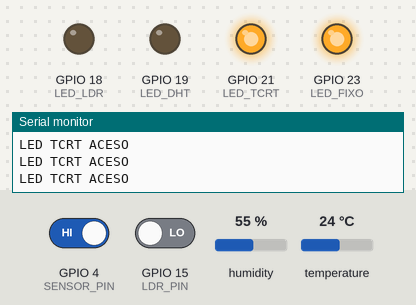
A sketch run on a simulated ESP32. On the bench: output pins drawn as LEDs (lit = HIGH), the last lines printed to the serial monitor. The inputs (shaded band) are chosen by the test bench; at power-on: GPIO 15 (LDR_PIN) LOW, temperature 24 °C, GPIO 4 (SENSOR_PIN) HIGH, humidity 55 %. WiFi joins after 1.5 s; servers stay silent unless stated.

Above: at 3.0 s.
3.1 s: GPIO 15 (LDR_PIN) driven HIGH
At 6.1 s:
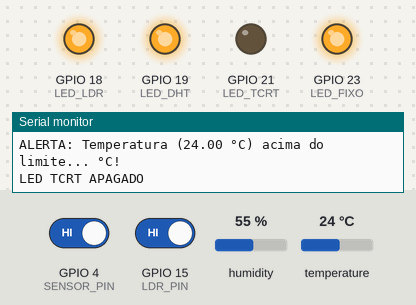
6.5 s: temperature set to 6 °C
9.0 s: temperature set to 3 °C
At 12.2 s:
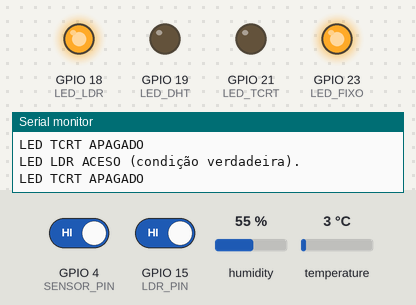
13.3 s: GPIO 4 (SENSOR_PIN) driven LOW
At 13.7 s:
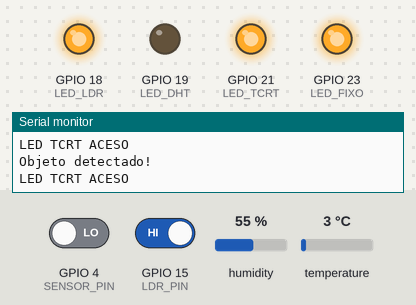
14.9 s: GPIO 4 (SENSOR_PIN) driven HIGH
At 20.8 s:
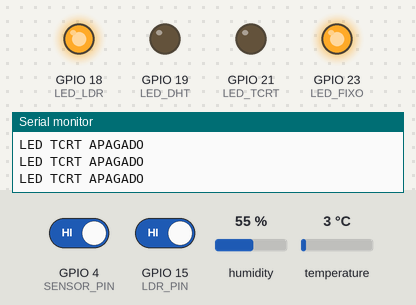
21.3 s: temperature set to 12 °C
At 24.8 s:
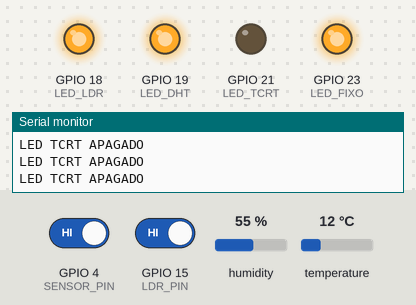
Timing chart, 0 to 26.3 s (numbered marks = the images above; inputs shaded):
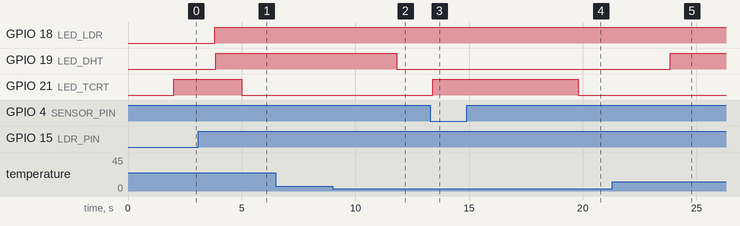

Measured:
- the behaviour switches between 5 and 4 °C on temperature (found by bisection; images 1 and 2)
- after the input at 3.1 s, GPIO 18 (LED_LDR): LOW → HIGH after 0.71 s
- after the input at 9.0 s, GPIO 19 (LED_DHT): HIGH → LOW after 2.8 s
- after the input at 13.3 s, GPIO 21 (LED_TCRT): LOW → HIGH after 0.10 s
- after the input at 14.9 s, GPIO 21 (LED_TCRT): HIGH → LOW after 4.9 s
- after the input at 21.3 s, GPIO 19 (LED_DHT): LOW → HIGH after 2.6 s

The sketch:

UnifiedCode.ino
```cpp
/*****************************************************
 * PROJETO UNIFICADO
 * ESP32 + Blynk + TCRT5000 + LDR + DHT11
 *
 * OBS:
 * - A LÓGICA ORIGINAL FOI MANTIDA EXATAMENTE IGUAL
 * - Apenas os PINOS foram reorganizados para evitar conflito
 * - HASHES DO BLYNK IGNORADOS CONFORME PEDIDO
 *****************************************************/

// ====================================================
// CONFIGURAÇÕES DO BLYNK
// ====================================================
#define BLYNK_PRINT Serial

#define BLYNK_TEMPLATE_ID "TMPL22v6VhBqy"
#define BLYNK_TEMPLATE_NAME "Casa Automática"
#define BLYNK_AUTH_TOKEN "##"

// ====================================================
// BIBLIOTECAS NECESSÁRIAS
// ====================================================
#include <WiFi.h>
#include <WiFiClient.h>
#include <BlynkSimpleEsp32.h>
#include <DHT.h>

// ====================================================
// CREDENCIAIS WI-FI
// ====================================================
char ssid[] = "...";
char pass[] = "...";

// ====================================================
// DEFINIÇÃO DOS PINOS
// ====================================================

// ---------- TCRT5000 ----------
const int SENSOR_PIN = 4;       // TCRT5000

// ---------- LDR ----------
const int LDR_PIN = 15;         // LDR

// ---------- DHT11 ----------
#define DHTPIN 5
#define DHTTYPE DHT11

// ---------- LEDs ----------
const int LED_TCRT = 21;        // LED do TCRT5000
const int LED_LDR = 18;         // LED do LDR
const int LED_DHT = 19;         // LED do DHT11
const int LED_FIXO = 23;        // LED sempre ligado

// ====================================================
// PINOS VIRTUAIS DO BLYNK
// ====================================================

// ---------- TCRT5000 ----------
#define VIRTUAL_MOVIMENTO V0
#define VIRTUAL_LOGICA_TCRT V1
#define VIRTUAL_TEMPO_LED V3

// ---------- LDR ----------
#define VIRTUAL_LUMINOSIDADE V4
#define VIRTUAL_LOGICA_LDR V5

// ---------- DHT11 ----------
#define VIRTUAL_UMIDADE V6
#define VIRTUAL_TEMPERATURA V7
#define VIRTUAL_TEMP_LIMITE V8
#define VIRTUAL_UMIDADE_LIMITE V9

// ====================================================
// VARIÁVEIS GLOBAIS - TCRT5000
// ====================================================
bool inverterLogicaTCRT = false;

unsigned long tempoLED = 5000;
unsigned long ultimoMovimento = 0;

// ====================================================
// VARIÁVEIS GLOBAIS - LDR
// ====================================================
bool inverterLogicaLDR = false;

// ====================================================
// VARIÁVEIS GLOBAIS - DHT11
// ====================================================
float temperaturaLimite = 5.0;
float umidadeLimite = 5.0;
bool alertaAtivo = false;

// ====================================================
// OBJETOS
// ====================================================
DHT dht(DHTPIN, DHTTYPE);
BlynkTimer timer;

// ====================================================
// TCRT5000 - BOTÃO APP
// ====================================================
BLYNK_WRITE(VIRTUAL_LOGICA_TCRT) {

  inverterLogicaTCRT = param.asInt();

  if (inverterLogicaTCRT)
    Serial.println("Modo invertido ativado.");
  else
    Serial.println("Modo normal ativado.");
}

// ====================================================
// TCRT5000 - SLIDER TEMPO
// ====================================================
BLYNK_WRITE(VIRTUAL_TEMPO_LED) {

  int segundos = param.asInt();

  if (segundos <= 0)
    segundos = 1;

  tempoLED = segundos * 1000UL;

  Serial.print("Tempo do LED: ");
  Serial.print(segundos);
  Serial.println(" segundos.");
}

// ====================================================
// LDR - BOTÃO APP
// ====================================================
BLYNK_WRITE(VIRTUAL_LOGICA_LDR) {

    inverterLogicaLDR = param.asInt();

    if (inverterLogicaLDR) {
        Serial.println("Modo invertido ativado: LED acende no ESCURO.");
    } else {
        Serial.println("Modo normal ativado: LED acende com LUZ.");
    }
}

// ====================================================
// DHT11 - LIMITE TEMPERATURA
// ====================================================
BLYNK_WRITE(VIRTUAL_TEMP_LIMITE) {

  temperaturaLimite = param.asFloat();

  Serial.print("Novo limite de temperatura recebido: ");
  Serial.println(temperaturaLimite);
}

// ====================================================
// DHT11 - LIMITE UMIDADE
// ====================================================
BLYNK_WRITE(VIRTUAL_UMIDADE_LIMITE) {

  umidadeLimite = param.asFloat();

  Serial.print("Novo limite de umidade recebido: ");
  Serial.println(umidadeLimite);
}

// ====================================================
// FUNÇÃO TCRT5000
// ====================================================
void sendTCRT() {

  // LOW  = objeto detectado
  // HIGH = sem objeto

  int leitura = digitalRead(SENSOR_PIN);

  bool movimento = (leitura == LOW);

  Blynk.virtualWrite(VIRTUAL_MOVIMENTO, movimento);

  unsigned long agora = millis();

  bool acenderLED = false;

  if (!inverterLogicaTCRT) {

    // MODO NORMAL
    if (movimento) {

      ultimoMovimento = agora;
      acenderLED = true;

      Serial.println("Objeto detectado!");

    } else if (agora - ultimoMovimento < tempoLED) {

      acenderLED = true;
    }

  } else {

    // MODO INVERTIDO
    if (!movimento) {

      ultimoMovimento = agora;
      acenderLED = true;

      Serial.println("Sem objeto (modo invertido).");

    } else if (agora - ultimoMovimento < tempoLED) {

      acenderLED = true;
    }
  }

  digitalWrite(LED_TCRT, acenderLED ? HIGH : LOW);

  Serial.println(acenderLED ? "LED TCRT ACESO" : "LED TCRT APAGADO");
}

// ====================================================
// FUNÇÃO LDR
// ====================================================
void sendLDR() {

    int luz_status = digitalRead(LDR_PIN);

    Blynk.virtualWrite(VIRTUAL_LUMINOSIDADE, luz_status);

    bool acenderLED;

    if (!inverterLogicaLDR) {

        // MODO NORMAL → LED acende quando há luz
        acenderLED = (luz_status == HIGH);

    } else {

        // MODO INVERTIDO → LED acende quando está escuro
        acenderLED = (luz_status == LOW);
    }

    digitalWrite(LED_LDR, acenderLED ? HIGH : LOW);

    if (acenderLED) {
        Serial.println("LED LDR ACESO (condição verdadeira).");
    } else {
        Serial.println("LED LDR APAGADO (condição falsa).");
    }
}

// ====================================================
// FUNÇÃO DHT11
// ====================================================
void sendDHT() {

    float h = dht.readHumidity();
    float t = dht.readTemperature();

    alertaAtivo = false;

    if (isnan(h) || isnan(t)) {
        Serial.println("Falha na leitura do DHT!");
        return;
    }

    Blynk.virtualWrite(VIRTUAL_UMIDADE, h);
    Blynk.virtualWrite(VIRTUAL_TEMPERATURA, t);

    // Verifica temperatura
    if (t >= temperaturaLimite) {

        alertaAtivo = true;

        Serial.print("ALERTA: Temperatura (");
        Serial.print(t);
        Serial.print(" °C) acima do limite...");
        Serial.println(" °C!");
    }

    // Verifica umidade
    if (h <= umidadeLimite) {

        alertaAtivo = true;

        Serial.print("ALERTA: umidade (");
        Serial.print(h);
        Serial.print(" %) acima do limite...");
        Serial.println(" %!");
    }

    // Controle final
    if (alertaAtivo) {

        digitalWrite(LED_DHT, HIGH);

    } else {

        digitalWrite(LED_DHT, LOW);
    }
}

// ====================================================
// SETUP
// ====================================================
void setup() {

    Serial.begin(9600);

    Serial.println("Iniciando sistema unificado...");

    // ------------------------------------------------
    // CONFIGURAÇÃO DOS PINOS
    // ------------------------------------------------

    pinMode(SENSOR_PIN, INPUT);
    pinMode(LDR_PIN, INPUT);

    pinMode(LED_TCRT, OUTPUT);
    pinMode(LED_LDR, OUTPUT);
    pinMode(LED_DHT, OUTPUT);
    pinMode(LED_FIXO, OUTPUT);

    // ------------------------------------------------
    // LED FIXO
    // ------------------------------------------------

    digitalWrite(LED_FIXO, HIGH);

    Serial.println("LED fixo ligado.");

    // ------------------------------------------------
    // BLYNK
    // ------------------------------------------------

    Blynk.begin(BLYNK_AUTH_TOKEN, ssid, pass);

    Serial.println("Conectado ao Blynk!");

    // ------------------------------------------------
    // DHT
    // ------------------------------------------------

    dht.begin();

    // ------------------------------------------------
    // TIMERS
    // ------------------------------------------------

    timer.setInterval(200L, sendTCRT);
    timer.setInterval(2000L, sendLDR);
    timer.setInterval(2000L, sendDHT);
}

// ====================================================
// LOOP
// ====================================================
void loop() {

    Blynk.run();
    timer.run();
}
```
